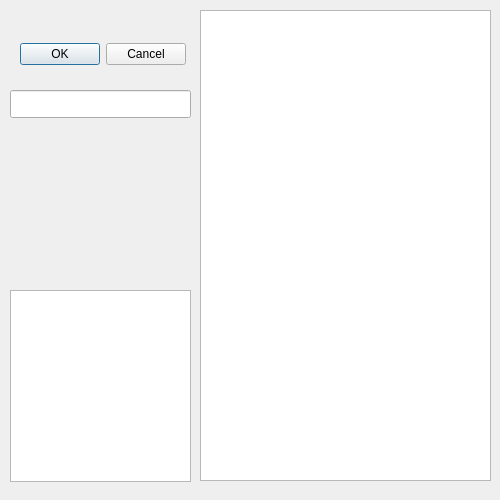
<?xml version="1.0" encoding="UTF-8"?>
<ui version="4.0">
 <class>Detection</class>
 <widget class="QWidget" name="Detection">
  <property name="geometry">
   <rect>
    <x>0</x>
    <y>0</y>
    <width>500</width>
    <height>500</height>
   </rect>
  </property>
  <property name="minimumSize">
   <size>
    <width>300</width>
    <height>300</height>
   </size>
  </property>
  <property name="maximumSize">
   <size>
    <width>500</width>
    <height>500</height>
   </size>
  </property>
  <property name="windowTitle">
   <string>Detection</string>
  </property>
  <widget class="QLineEdit" name="lineEdit">
   <property name="geometry">
    <rect>
     <x>10</x>
     <y>90</y>
     <width>181</width>
     <height>28</height>
    </rect>
   </property>
  </widget>
  <widget class="QTextBrowser" name="textBrowser">
   <property name="geometry">
    <rect>
     <x>10</x>
     <y>290</y>
     <width>181</width>
     <height>192</height>
    </rect>
   </property>
  </widget>
  <widget class="QGraphicsView" name="graphicsView">
   <property name="geometry">
    <rect>
     <x>200</x>
     <y>10</y>
     <width>291</width>
     <height>471</height>
    </rect>
   </property>
  </widget>
  <widget class="QDialogButtonBox" name="buttonBox">
   <property name="geometry">
    <rect>
     <x>20</x>
     <y>40</y>
     <width>166</width>
     <height>28</height>
    </rect>
   </property>
   <property name="standardButtons">
    <set>QDialogButtonBox::Cancel|QDialogButtonBox::Ok</set>
   </property>
  </widget>
 </widget>
 <layoutdefault spacing="6" margin="11"/>
 <resources/>
 <connections/>
</ui>
